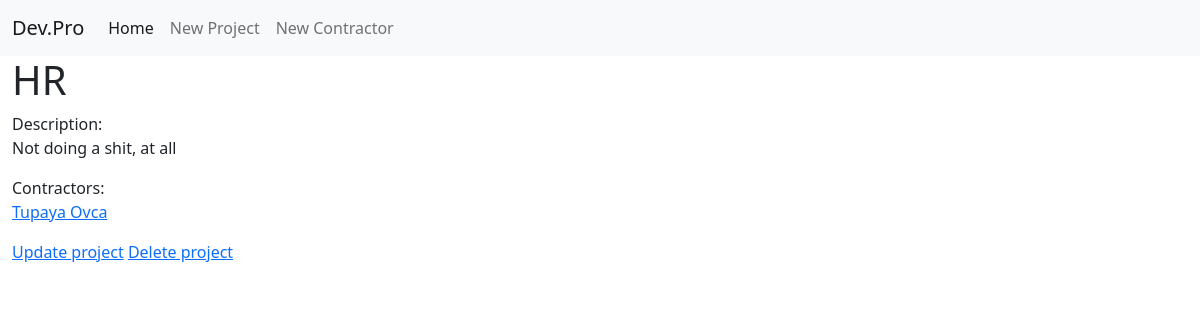
Screenshot of /project/2/ with the database file from the repository.
### accounts/models.py (models this page shows, shortened)
class Project(models.Model):
    name = models.CharField(max_length=200)
    description = models.TextField()

class Contractor(models.Model):
    name = models.CharField(max_length=200)
    last_name = models.CharField(max_length=200)
    email = models.EmailField()
    project = models.ForeignKey(Project, on_delete=models.CASCADE, default=None)
    def __str__(self):
        return self.name + " " + self.last_name
    def get_absolute_url(self):
        return reverse('contractor-detail', kwargs={'pk': self.pk})

### accounts/views.py (the view)
# urls.py: path('project/<pk>/', views.ProjectDetailView.as_view(), name='project-detail'),
class ProjectDetailView(DetailView):
    model = Project

### templates/accounts/project_detail.html
{% extends 'accounts/base.html' %}
{% block body_block %}
    <h1>{{ project.name }}</h1>
    <p>Description:<br>{{ project.description }}</p>
    <p>Contractors:<br>
        {% if project.contractor_set.all %}
            {% for x in project.contractor_set.all %}
                <a href="{{ x.get_absolute_url }}">{{ x }}</a><br>
            {% endfor %}
        {% else %}
            <p>This project has no contractors yet</p>
        {% endif %}
    </p>
    <a href="{% url 'project-update' project.pk %}">Update project</a>
    <a href="{% url 'project-delete' project.pk %}">Delete project</a>
{% endblock %}

### rows the page displays
Project: name "HR", description "Not doing a shit, at all"
Contractor: name+last_name "Tupaya Ovca"
